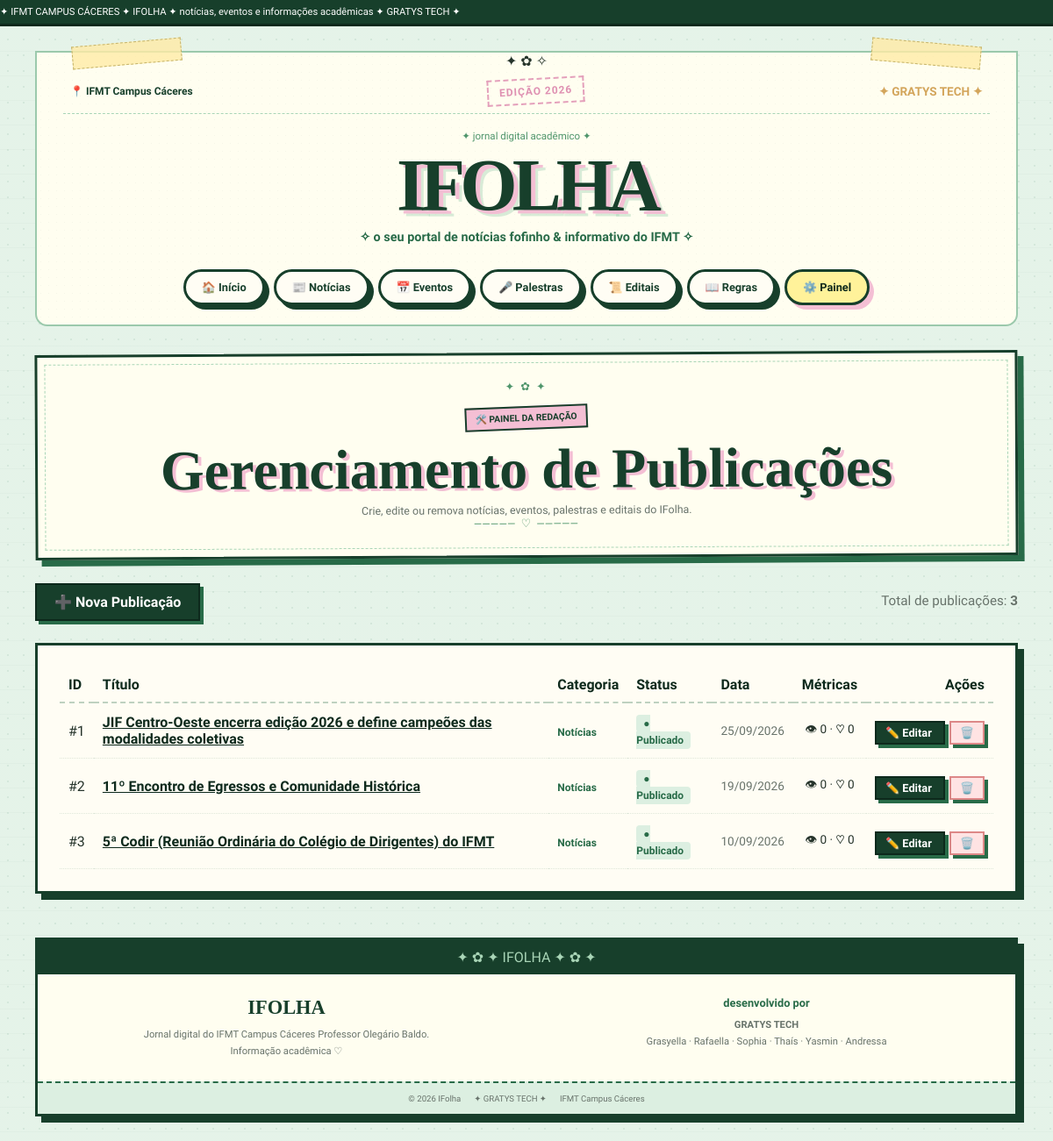
/IFolha/admin (signed in), run on the app's committed database.
### tables this page shows
CREATE TABLE posts (
    id INT AUTO_INCREMENT PRIMARY KEY,

    titulo VARCHAR(200) NOT NULL,

    resumo TEXT,

    conteudo TEXT NOT NULL,

    categoria_id INT NOT NULL,

    autor_id INT,

    imagem VARCHAR(255),

    publicado BOOLEAN DEFAULT TRUE,

    criado_em TIMESTAMP DEFAULT CURRENT_TIMESTAMP,

    atualizado_em TIMESTAMP DEFAULT CURRENT_TIMESTAMP
        ON UPDATE CURRENT_TIMESTAMP,

    FOREIGN KEY (categoria_id)
        REFERENCES categorias(id),

    FOREIGN KEY (autor_id)
        REFERENCES usuarios(id)
);

CREATE TABLE categorias (
    id INT AUTO_INCREMENT PRIMARY KEY,
    nome VARCHAR(50) NOT NULL UNIQUE
);

### IFolha/app/Controllers/AdminController.php (called while the page is built, shortened)
<?php
class AdminController extends Controller
{
    private Post $postModel;
    public function __construct()
    {
        $this->postModel = new Post();
    }
    public function index(): void
    {
        $posts = $this->postModel->getAllAdmin();
        $this->render('admin/posts/index', [
            'activePage'   => 'admin',
            'tituloPagina' => 'Painel Administrativo — IFolha',
            'posts'        => $posts
        ]);
    }
}

### IFolha/index.php (called while the page is built, shortened)
<?php
require_once __DIR__ . '/app/bootstrap.php';
$router = new Router();
$router->get('/', [HomeController::class, 'index']);
$router->get('/home', [HomeController::class, 'index']);
$router->get('/noticias', [PostController::class, 'noticias']);
$router->get('/eventos', [PostController::class, 'eventos']);
$router->get('/palestras', [PostController::class, 'palestras']);
$router->get('/editais', [PostController::class, 'editais']);
$router->get('/post/{id}', [PostController::class, 'show']);
$router->post('/curtir/{id}', [PostController::class, 'curtir']);
$router->get('/regras', [RegrasController::class, 'index']);
$router->post('/login', [AuthController::class, 'login']);
$router->get('/logout', [AuthController::class, 'logout']);
$router->get('/admin', [AdminController::class, 'index']);
$router->get('/admin/posts', [AdminController::class, 'index']);
$router->get('/admin/posts/novo', [AdminController::class, 'create']);
$router->post('/admin/posts/novo', [AdminController::class, 'store']);
$router->get('/admin/posts/editar/{id}', [AdminController::class, 'edit']);
$router->post('/admin/posts/editar/{id}', [AdminController::class, 'update']);
$router->post('/admin/posts/excluir/{id}', [AdminController::class, 'delete']);
$router->dispatch();

### IFolha/app/bootstrap.php (called while the page is built, shortened)
<?php
spl_autoload_register(function (string $class): void {
    $prefix = 'App\\';
    $baseDir = __DIR__ . '/';
    $len = strlen($prefix);
    $relativeClass = substr($class, $len);
    $file = $baseDir . str_replace('\\', '/', $relativeClass) . '.php';
});
if (!function_exists('url')) {
    function url(string $path = ''): string {
        $scriptDir = rtrim(dirname($_SERVER['SCRIPT_NAME'] ?? ''), '/\\');
        $cleanPath = '/' . ltrim($path, '/');
        return $scriptDir . $cleanPath;
    }
}

### IFolha/app/Core/Database.php (called while the page is built, shortened)
<?php
class Database
{
    private static ?PDO $instance = null;
    public static function getConnection(): PDO
    {
        if (self::$instance === null) {
            $host     = getenv('DB_HOST') ?: 'localhost';
            $port     = getenv('DB_PORT') ?: '3306';
            $dbname   = getenv('DB_NAME') ?: 'ifolha';
            $username = getenv('DB_USER') ?: 'root';
            $password = getenv('DB_PASS') !== false ? getenv('DB_PASS') : '';
            $dsn = "mysql:host={$host};port={$port};dbname={$dbname};charset=utf8mb4";
            $options = [
                PDO::ATTR_ERRMODE            => PDO::ERRMODE_EXCEPTION,
                PDO::ATTR_DEFAULT_FETCH_MODE => PDO::FETCH_ASSOC,
                PDO::ATTR_EMULATE_PREPARES   => false,
            ];
            try {
                self::$instance = new PDO($dsn, $username, $password, $options);
            } catch (PDOException $e) {
                die("Falha na conexão com o banco de dados: " . $e->getMessage());
            }
        }
        return self::$instance;
    }
}

### IFolha/app/Core/Model.php (called while the page is built, shortened)
<?php
abstract class Model
{
    public function __construct()
    {
        $this->db = Database::getConnection();
    }
}

### IFolha/app/Models/Post.php (called while the page is built, shortened)
<?php
class Post extends Model
{
    private string $baseSelect = "
        SELECT
            p.*,
            c.nome AS categoria_nome,
            u.nome AS autor_nome,
            e.data_evento,
            e.horario AS horario_evento,
            e.local AS local_evento,
            (SELECT COUNT(*) FROM curtidas WHERE post_id = p.id) AS total_curtidas,
            (SELECT COUNT(*) FROM visualizacoes WHERE post_id = p.id) AS total_visualizacoes
        FROM posts p
        JOIN categorias c ON p.categoria_id = c.id
        LEFT JOIN usuarios u ON p.autor_id = u.id
        LEFT JOIN eventos e ON e.post_id = p.id
    ";
    public function getAllAdmin(): array
    {
        $sql = $this->baseSelect . " ORDER BY p.criado_em DESC";
        $stmt = $this->db->query($sql);
        return $stmt->fetchAll();
    }
}

### IFolha/app/Views/admin/posts/index.php (the view, shortened to what this page needs)
<section class="admin-page">
    <div class="rules-header">
        <div class="rules-header-decoration">
            ✦ ✿ ✦
        </div>
        <span class="rules-label">
            🛠️ PAINEL DA REDAÇÃO
        </span>
        <h1>
            Gerenciamento de Publicações
        </h1>
        <p>
            Crie, edite ou remova notícias, eventos, palestras e editais do IFolha.
        </p>
        <div class="rules-header-decoration">
            ───── ♡ ─────
        </div>
    </div>
    <div style="display: flex; justify-content: space-between; align-items: center; margin: 25px 0; flex-wrap: wrap; gap: 15px;">
        <div>
            <a href="<?= url('/admin/posts/novo') ?>" class="btn-retro" style="display: inline-block; padding: 10px 20px; font-weight: bold;">
                ➕ Nova Publicação
            </a>
        </div>
        <div>
            <span style="font-size: 0.95rem; color: var(--cinza);">
                Total de publicações: <strong><?= count($posts) ?></strong>
            </span>
        </div>
    </div>
    <div class="post-box" style="padding: 25px; overflow-x: auto;">
        <table style="width: 100%; border-collapse: collapse; text-align: left;">
            <thead>
                <tr style="border-bottom: 2px dashed rgba(40,107,72,.3); color: var(--verde-profundo); font-family: 'Courier Prime', monospace;">
                    <th style="padding: 10px;">ID</th>
                    <th style="padding: 10px;">Título</th>
                    <th style="padding: 10px;">Categoria</th>
                    <th style="padding: 10px;">Status</th>
                    <th style="padding: 10px;">Data</th>
                    <th style="padding: 10px; text-align: center;">Métricas</th>
                    <th style="padding: 10px; text-align: right;">Ações</th>
                </tr>
            </thead>
            <tbody>
                <?php if (empty($posts)): ?>
                    <tr>
                        <td colspan="7" style="text-align: center; padding: 30px; color: var(--cinza);">
                            Nenhuma publicação cadastrada até o momento.
                        </td>
                    </tr>
                <?php else: ?>
                    <?php foreach ($posts as $post): ?>
                        <tr style="border-bottom: 1px dotted rgba(40,107,72,.15);">
                            <td style="padding: 12px 10px; font-family: 'Courier Prime', monospace;">
                                #<?= $post['id'] ?>
                            </td>
                            <td style="padding: 12px 10px; font-weight: 600;">
                                <a href="<?= url('/post/' . $post['id']) ?>" target="_blank" title="Visualizar notícia no site" style="color: var(--verde-profundo); text-decoration: underline;">
                                    <?= htmlspecialchars($post['titulo']) ?>
                                </a>
                            </td>
                            <td style="padding: 12px 10px;">
                                <span class="post-category" style="font-size: 0.75rem;">
                                    <?= htmlspecialchars($post['categoria_nome']) ?>
                                </span>
                            </td>
                            <td style="padding: 12px 10px;">
                                <?php if (!empty($post['publicado'])): ?>
                                    <span style="background: var(--verde-palido); color: var(--verde); padding: 3px 8px; border-radius: 4px; font-size: 0.75rem; font-weight: bold;">
                                        ● Publicado
                                    </span>
                                <?php else: ?>
                                    <span style="background: var(--papel-amarelado); color: var(--cinza); padding: 3px 8px; border-radius: 4px; font-size: 0.75rem; font-weight: bold;">
                                        ○ Rascunho
                                    </span>
                                <?php endif; ?>
                            </td>
                            <td style="padding: 12px 10px; font-size: 0.85rem; color: var(--cinza);">
                                <?= date('d/m/Y', strtotime($post['criado_em'])) ?>
                            </td>
                            <td style="padding: 12px 10px; text-align: center; font-size: 0.85rem;">
                                👁 <?= (int) ($post['total_visualizacoes'] ?? 0) ?> · ♡ <?= (int) ($post['total_curtidas'] ?? 0) ?>
                            </td>
                            <td style="padding: 12px 10px; text-align: right; white-space: nowrap;">
                                <a href="<?= url('/admin/posts/editar/' . $post['id']) ?>" class="btn-retro" style="padding: 4px 10px; font-size: 0.8rem; margin-right: 5px;">
                                    ✏️ Editar
                                </a>
                                <form action="<?= url('/admin/posts/excluir/' . $post['id']) ?>" method="POST" style="display: inline-block;" onsubmit="return confirm('Tem certeza que deseja excluir esta publicação? Esta ação não pode ser desfeita.');">
                                    <button type="submit" class="btn-retro" style="padding: 4px 10px; font-size: 0.8rem; background: #ffe3e3; border-color: #d88;">
                                        🗑️
                                    </button>
                                </form>
                            </td>
                        </tr>
                    <?php endforeach; ?>
                <?php endif; ?>
            </tbody>
        </table>
    </div>
</section>

### IFolha/app/Core/Router.php (shortened to what this page needs)
<?php
class Router
{
    private array $routes = [];
    private function addRoute(string $method, string $path, array $handler): void
    {
        $this->routes[] = [
            'method'  => strtoupper($method),
            'path'    => $path,
            'pattern' => $this->convertPathToRegex($path),
            'handler' => $handler
        ];
    }
    private function convertPathToRegex(string $path): string
    {
        $pattern = preg_replace('/\{([a-zA-Z0-9_]+)\}/', '([^/]+)', $path);
        return '#^' . $pattern . '$#';
    }
    public function dispatch(): void
    {
        $requestMethod = $_SERVER['REQUEST_METHOD'] ?? 'GET';
        $uri = $this->getCurrentUri();
        foreach ($this->routes as $route) {
            if ($route['method'] !== $requestMethod) {
                continue;
            }
            if (preg_match($route['pattern'], $uri, $matches)) {
                array_shift($matches);
                [$controllerClass, $action] = $route['handler'];
                $controller = new $controllerClass();
                call_user_func_array([$controller, $action], $matches);
                return;
            }
        }
    }
    private function getCurrentUri(): string
    {
        $uri = parse_url($_SERVER['REQUEST_URI'] ?? '/', PHP_URL_PATH);
        $scriptName = dirname($_SERVER['SCRIPT_NAME'] ?? '');
        if ($scriptName !== '/' && str_starts_with($uri, $scriptName)) {
            $uri = substr($uri, strlen($scriptName));
        }
        return $this->cleanUri($uri);
    }
    private function cleanUri(string $uri): string
    {
        $uri = '/' . trim($uri, '/');
        return $uri === '' ? '/' : $uri;
    }
}

### IFolha/assets/css/style.css (style rules this page uses)
:root { --verde-escuro: #173f2b; --verde-profundo: #0d291c; --verde: #286b48; --verde-medio: #4f956b; --verde-claro: #a9d5b7; --verde-palido: #dcefe1; --creme: #fffef0; --papel: #fffdf4; --papel-amarelado: #f7f0d8; --rosa: #f4bfd4; --rosa-claro: #f8dce8; --amarelo: #fff29a; --texto: #26342b; --cinza: #68736b; }
* { margin: 0; padding: 0; box-sizing: border-box; }
html { scroll-behavior: smooth; }
body { min-height: 100vh; color: var(--texto); font-family: "Shantell Sans", sans-serif; background-color: var(--verde-palido); background-image: linear-gradient( rgba(255,255,255,.25), rgba(255,255,255,.25) ), repeating-linear-gradient( 0deg, transparent 0px, transparent 27px, rgba(40,107,72,.08) 28px ), radial-gradient( rgba(40,107,72,.12) 1px, transparent 1px ); background-size: auto, auto, 18px 18px; padding-bottom: 45px; }
a { color: inherit; text-decoration: none; }
button, input { font-family: inherit; }
.post-box { position: relative; background: var(--papel); border: 3px solid var(--verde-escuro); padding: 25px 28px; margin-bottom: 27px; box-shadow: 7px 7px 0 var(--verde-escuro); transition: .18s ease; }
.post-category { color: var(--verde); font-weight: bold; }
.btn-retro { width: 100%; margin-top: 4px; padding: 10px; background: var(--verde-escuro); color: white; border: 2px solid var(--verde-profundo); cursor: pointer; font-family: "Courier Prime", monospace; font-weight: bold; box-shadow: 4px 4px 0 var(--verde); transition: .15s ease; }
.rules-header { position: relative; margin-bottom: 25px; padding: 28px 25px; background: var(--creme); border: 3px solid var(--verde-escuro); text-align: center; box-shadow: 7px 7px 0 var(--verde); transform: rotate(-.3deg); }
.rules-header::before { content: ""; position: absolute; inset: 8px; border: 1px dashed var(--verde-claro); pointer-events: none; }
.rules-header-decoration { position: relative; color: var(--verde-medio); font-family: "Courier Prime", monospace; font-size: .8rem; letter-spacing: .15em; }
.rules-label { position: relative; display: inline-block; margin: 15px 0 8px; padding: 5px 10px; background: var(--rosa); color: var(--verde-escuro); border: 2px solid var(--verde-escuro); font-family: "Courier Prime", monospace; font-size: .65rem; font-weight: bold; transform: rotate(-2deg); }
.rules-header h1 { position: relative; margin: 5px 0 7px; color: var(--verde-escuro); font-family: Georgia, serif; font-size: clamp(2.4rem, 6vw, 4rem); line-height: 1; text-shadow: 4px 3px 0 var(--rosa); }
.rules-header p { position: relative; color: var(--cinza); font-family: "Courier Prime", monospace; font-size: .78rem; }

### data on the page
posts: id "1", titulo "JIF Centro-Oeste encerra edição 2026 e define campeões das modalidades coletivas", categoria.nome "Notícias", publicado "● Publicado", criado_em "25/09/2026", total_visualizacoes "0", total_curtidas "0"
posts: id "2", titulo "11º Encontro de Egressos e Comunidade Histórica", categoria.nome "Notícias", publicado "● Publicado", criado_em "19/09/2026", total_visualizacoes "0", total_curtidas "0"
posts: id "3", titulo "5ª Codir (Reunião Ordinária do Colégio de Dirigentes) do IFMT", categoria.nome "Notícias", publicado "● Publicado", criado_em "10/09/2026", total_visualizacoes "0", total_curtidas "0"

### other printed values
count($posts) "3"
